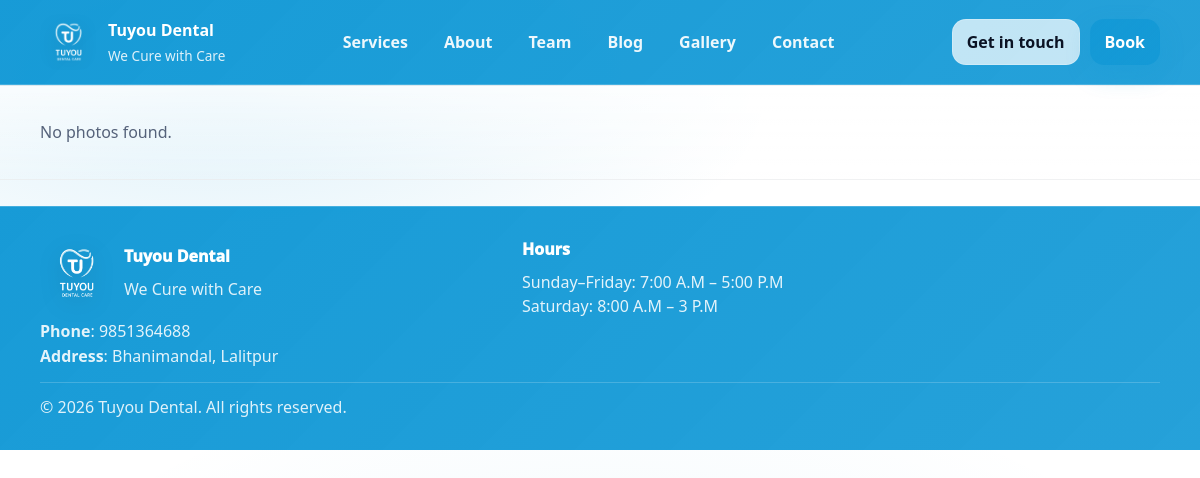
/gallery/, run on an earlier commit of the app's database.
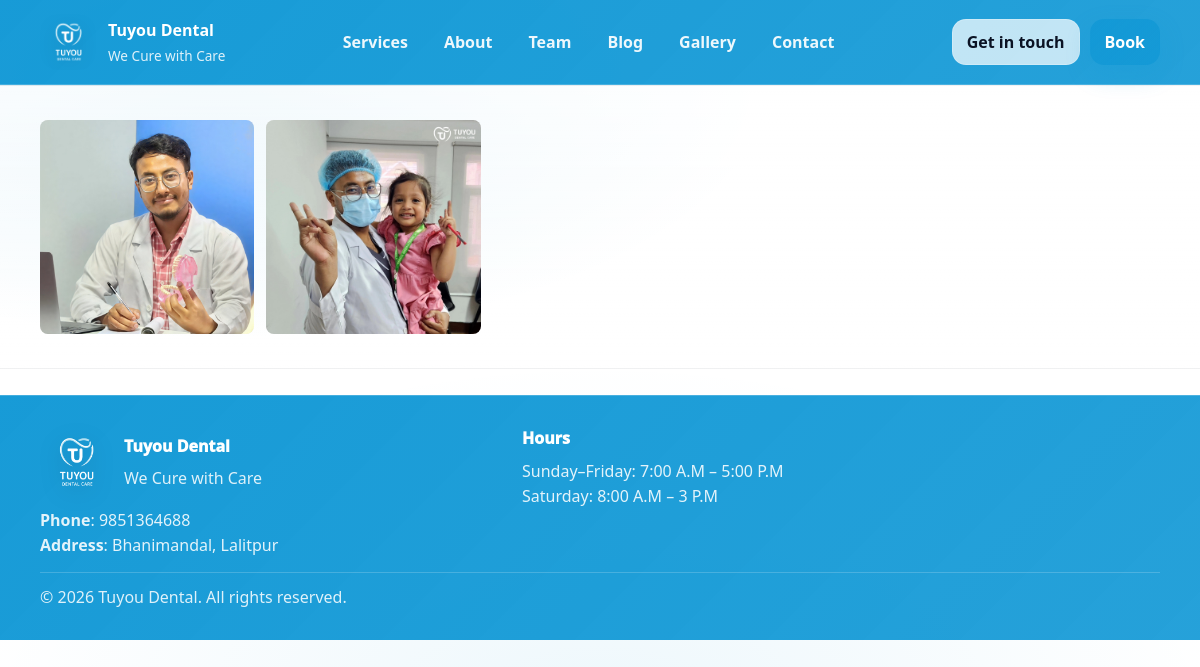
And on a later commit of the database.
### website/models.py (models this page shows, shortened)
class TimeStampedModel(models.Model):
    created_at = models.DateTimeField(auto_now_add=True)
    updated_at = models.DateTimeField(auto_now=True)
    class Meta:
        abstract = True

class SiteSettings(TimeStampedModel):
    site_name = models.CharField(max_length=120, default="Tuyou Dental")
    tagline = models.CharField(
        max_length=220, default="Modern dentistry with a gentle touch."
    )
    phone = models.CharField(max_length=40, blank=True, default="")
    email = models.EmailField(blank=True, default="")
    address = models.CharField(max_length=220, blank=True, default="")
    hero_title = models.CharField(max_length=120, default="Healthy smiles start here.")
    hero_subtitle = models.TextField(
        default="From checkups to cosmetic care, we make every visit calm, clear, and comfortable."
    )
    hero_primary_cta_text = models.CharField(max_length=40, default="Book Appointment")
    hero_primary_cta_url = models.CharField(max_length=120, default="/appointment/")
    hero_secondary_cta_text = models.CharField(max_length=40, default="View Services")
    hero_secondary_cta_url = models.CharField(max_length=120, default="/services/")
    hero_image = models.ImageField(upload_to='site/hero/', blank=True, null=True)
    about_title = models.CharField(max_length=120, default="Trusted care for every stage.")
    about_body = models.TextField(
        default=(
            "Welcome to TuYou Dental Care, where brightening your smile brightens our day.\n\n"
            "We offer a comprehensive range of treatments, from routine cleanings and preventative care "
            "to advanced cosmetic, prosthetic and restorative procedures. We believe in personalized care "
            "tailored to meet the unique needs of each patient, ensuring a comfortable and stress-free experience.\n\n"
            "Our state-of-the-art facility is equipped with the latest technology to deliver the highest standard "
            "of dental care. Trust TuYou Dental Care to help you achieve and maintain a healthy, beautiful smile.\n\n"
            "\"We Cure With full cure\""
        )
    )
    about_image = models.ImageField(upload_to='site/about/', blank=True, null=True)
    opening_hours = models.TextField(
        blank=True,
        default="Mon–Fri: 8:00–18:00\nSat: 9:00–14:00\nSun: Closed",
        help_text="One line per entry.",
    )
    social_facebook = models.URLField(blank=True, default="")
    social_instagram = models.URLField(blank=True, default="")
    social_x = models.URLField(blank=True, default="")
    class Meta:
        verbose_name = "Site settings"
        verbose_name_plural = "Site settings"
    @classmethod
    def get_solo(cls):
        obj, _created = cls.objects.get_or_create(pk=1)
        return obj

class GalleryImage(TimeStampedModel):
    title = models.CharField(max_length=120, blank=True, default="")
    image = models.ImageField(upload_to="gallery/" , null=True, blank=True)
    caption = models.CharField(max_length=220, blank=True, default="")
    sort_order = models.PositiveIntegerField(default=100)
    active = models.BooleanField(default=True)
    class Meta:
        ordering = ["sort_order", "-created_at"]

### website/views.py (the view)
# urls.py: path("gallery/", views.gallery, name="gallery"),
def gallery(request):
    return render(request, "website/gallery.html", {"gallery": GalleryImage.objects.filter(active=True)})

### website/context_processors.py (called while the page is built)
def site_settings(request):
    settings_obj = SiteSettings.get_solo()
    return {"site_settings": settings_obj}

### templates/website/gallery.html (shortened to what this page needs)
{% extends "base.html" %}
{% block content %}
<section class="section section-alt">
    <div class="container">
      <div class="gallery-pure-grid">
        {% for item in gallery %}
          <div class="gallery-photo-item">
            <img src="{{ item.image.url }}" alt="{{ item.title }}" loading="lazy">
          </div>
        {% empty %}
          <div class="muted">No photos found.</div>
        {% endfor %}
      </div>
    </div>
  </section>
{% endblock %}

### templates/base.html (shortened to what this page needs)
{% load static %}
<!doctype html>
<html lang="en">
  <head>
    <link rel="stylesheet" href="{% static 'css/site.css' %}" />
  </head>
  <body>
    <header class="site-header">
      <div class="container nav-row">
        <a class="brand" href="{% url 'home' %}">
          <span class="brand-mark">
            <img class="brand-logo" src="{% static 'img/tuyouLogo.png' %}" alt="{{ site_settings.site_name }} logo" />
          </span>
          <span class="brand-text">
            <span class="brand-name">{{ site_settings.site_name }}</span>
            <span class="brand-tagline">{{ site_settings.tagline }}</span>
          </span>
        </a>
        <nav class="nav" id="navMenu">
          <a href="{% url 'home' %}#services">Services</a>
          <a href="{% url 'home' %}#about">About</a>
          <a href="{% url 'home' %}#team">Team</a>
          <a href="{% url 'home' %}#blog">Blog</a>
          <a href="{% url 'gallery' %}">Gallery</a>
          <a href="{% url 'home' %}#contact">Contact</a>
        </nav>
        <div class="nav-cta">
          <a class="btn btn-ghost" href="{% url 'home' %}#contact">Get in touch</a>
          <a class="btn btn-primary" href="{% url 'appointment' %}">Book</a>
        </div>
      </div>
    </header>
    <main>
      {% block content %}{% endblock %}
    </main>
    <footer class="site-footer">
      <div class="container footer-grid">
        <div>
          <div class="footer-brand">
            <img class="footer-logo" src="{% static 'img/tuyouLogo.png' %}" alt="{{ site_settings.site_name }} logo" />
            <div>
              <div class="footer-title">{{ site_settings.site_name }}</div>
              <div class="muted">{{ site_settings.tagline }}</div>
            </div>
          </div>
          <div class="footer-meta">
            {% if site_settings.phone %}<div><strong>Phone</strong>: {{ site_settings.phone }}</div>{% endif %}
            {% if site_settings.address %}<div><strong>Address</strong>: {{ site_settings.address }}</div>{% endif %}
          </div>
        </div>
        <div>
          <div class="footer-title">Hours</div>
          <pre class="hours">{{ site_settings.opening_hours }}</pre>
        </div>
      </div>
      <div class="container footer-bottom">
        <div class="muted mx-auto">© {% now "Y" %} {{ site_settings.site_name }}. All rights reserved.</div>
      </div>
    </footer>
  </body>
</html>

### static/css/site.css (style rules this page uses)
:root { --bg:#FFFFFF; --panel:#FFFFFF; --panel2:#F3F9FF; --text:#0B1324; --muted:#55627A; --line:rgba(11,19,36,.10); --primary:#1399D6; --primary2:#1399D6; --shadow: 0 12px 40px rgba(8,15,30,.10); --radius:18px; }
* { box-sizing:border-box }
html,body { height:100% }
html { scroll-behavior:smooth }
body { margin:0; font-family: ui-sans-serif, system-ui, -apple-system, Segoe UI, Roboto, Arial, "Apple Color Emoji","Segoe UI Emoji"; background: radial-gradient(900px 420px at 18% 10%, rgba(19,153,214,.14), transparent 62%), radial-gradient(900px 520px at 50% 92%, rgba(19,153,214,.08), transparent 72%), var(--bg); color:var(--text); line-height:1.55; }
a { color:inherit; text-decoration:none }
img { max-width:100%; display:block }
.container { width:min(1120px, calc(100% - 48px)); margin:0 auto }
.muted { color:var(--muted) }
.site-header { position:sticky; top:0; z-index:100; background: linear-gradient(135deg, rgba(19,153,214,.98), rgba(19,153,214,.92)); border-bottom:1px solid rgba(255,255,255,.18); }
.nav-row { display:flex; align-items:center; justify-content:space-between; gap:18px; padding:14px 0 }
.brand { display:flex; align-items:center; gap:12px }
.brand-mark { width:56px; height:56px; border-radius:16px; background: transparent; border:none; display:grid; place-items:center; overflow:hidden; box-shadow: none; padding:0; }
.brand-logo { width:100%; height:100%; object-fit:contain; filter: drop-shadow(0 6px 12px rgba(0,0,0,.18)); }
.brand-text { display:flex; flex-direction:column; gap:2px }
.brand-name { font-weight:850 }
.brand-name { color:#FFFFFF }
.brand-tagline { font-size:.85rem; color:rgba(255,255,255,.86) }
.nav { display:flex; gap:16px; align-items:center }
.nav a { color:rgba(255,255,255,.92); font-weight:650; padding:8px 10px; border-radius:12px }
.nav-cta { display:flex; gap:10px; align-items:center }
.btn { display:inline-flex; align-items:center; justify-content:center; gap:10px; padding:10px 14px; border-radius:14px; border:1px solid rgba(255,255,255,.22); font-weight:750; }
.btn-primary { background: linear-gradient(135deg, rgba(19,153,214,.98), rgba(19,153,214,.90)); color:#FFFFFF; border-color: transparent; box-shadow: 0 10px 24px rgba(19,153,214,.22); }
.btn-ghost { background: rgba(255,255,255,.72); color:var(--text) }
.section { padding:34px 0 }
.section-alt { background: linear-gradient(180deg, rgba(255,255,255,.70), rgba(255,255,255,0)); border-top:1px solid rgba(11,19,36,.06); border-bottom:1px solid rgba(11,19,36,.06); }
.site-footer { border-top:1px solid rgba(255,255,255,.18); padding:30px 0; margin-top:26px; background: linear-gradient(135deg, rgba(19,153,214,.98), rgba(19,153,214,.92)); }
.footer-grid { display:grid; grid-template-columns: 1.2fr .8fr .8fr; gap:14px }
.footer-title { font-weight:950; margin-bottom:8px; color:#FFFFFF }
.footer-meta { margin-top:10px; color:rgba(255,255,255,.88) }
.hours { margin:0; white-space:pre-wrap; color:rgba(255,255,255,.88); font-family:inherit }
.footer-bottom { margin-top:14px; padding-top:12px; border-top:1px solid rgba(255,255,255,.18) }
.site-footer .muted { color:rgba(255,255,255,.86) }
.footer-brand { display:flex; gap:12px; align-items:center; margin-bottom:10px; }
.footer-logo { width:72px; height:72px; object-fit:contain; filter: drop-shadow(0 6px 12px rgba(0,0,0,.18)); }
.gallery-pure-grid { display: grid; grid-template-columns: repeat(auto-fill, minmax(200px, 1fr)); gap: 12px; }
.gallery-photo-item { position: relative; aspect-ratio: 1 / 1; overflow: hidden; border-radius: 8px; cursor: pointer; background-color: #f0f0f0; }
.gallery-photo-item img { width: 100%; height: 100%; object-fit: cover; transition: transform 0.4s ease; }

What changed in the data, as far as the page shows it:
added GalleryImage: image (picture)
added GalleryImage: image (picture)
Also different on the page:
text no longer shown: "No photos found."
